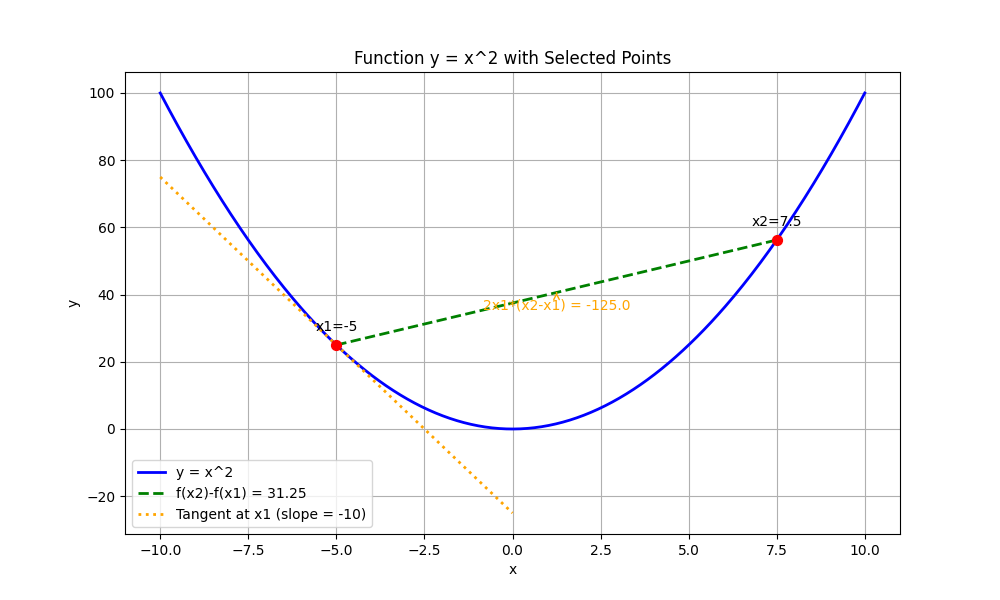

This chart was generated by the following Python code:
#!python3

import matplotlib.pyplot as plt
import numpy as np

# 定义函数 f(x) = x^2
def f(x):
    return x**2

# 生成x轴数据点
x = np.linspace(-10, 10, 400)  # 在[-10, 10]区间生成400个等距点[1,2](@ref)
y = f(x)

# 创建图形和坐标轴
fig, ax = plt.subplots(figsize=(10, 6))

# 绘制函数曲线
ax.plot(x, y, label='y = x^2', color='blue', linewidth=2)

# 选择两个点 x1 和 x2
x1 = -5
x2 = 7.5

# 计算对应的y值
y1 = f(x1)
y2 = f(x2)

# 计算 f(y)-f(x) 和 2x*(y-x)
# 注意：这里用户表述可能有歧义，按照数学惯例，应该是 f(x2)-f(x1) 和 f'(x1)*(x2-x1)
f_diff = f(x2) - f(x1)  # f(y)-f(x)
tangent_approx = 2 * x1 * (x2 - x1)  # 2x*(y-x)，这是f在x处的切线在y点的近似值

# 绘制选中的两个点
ax.scatter([x1, x2], [y1, y2], color='red', s=50, zorder=5)
ax.annotate(f'x1={x1}', (x1, y1), textcoords="offset points", xytext=(0,10), ha='center')
ax.annotate(f'x2={x2}', (x2, y2), textcoords="offset points", xytext=(0,10), ha='center')

# 绘制连接两点的线段
ax.plot([x1, x2], [y1, y2], color='green', linestyle='--', linewidth=2, label=f'f(x2)-f(x1) = {f_diff}')

# 绘制在x1处的切线（用于表示2x*(y-x)的含义）
tangent_x = np.array([x1 - 5, x1 + 5])
tangent_y = 2*x1*tangent_x - x1**2  # 切线方程: y = f'(x1)(x - x1) + f(x1)
ax.plot(tangent_x, tangent_y, color='orange', linestyle=':', linewidth=2, 
        label=f'Tangent at x1 (slope = {2*x1})')

# 标记 2x*(y-x) 的值
ax.annotate(f'2x1*(x2-x1) = {tangent_approx}', 
            xy=((x1+x2)/2, (y1+y2)/2), 
            xytext=((x1+x2)/2, (y1+y2)/2 - 5),
            arrowprops=dict(arrowstyle="->", color='orange'),
            color='orange', ha='center')

# 添加标签和标题
ax.set_title('Function y = x^2 with Selected Points')
ax.set_xlabel('x')
ax.set_ylabel('y')
ax.legend()
ax.grid(True)

# 显示图像
plt.savefig('convex_condition.png')